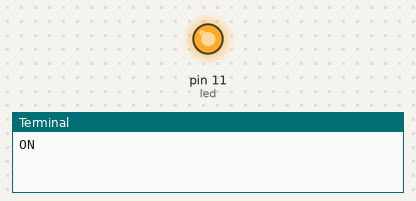
Simulated run of this program. Board: Raspberry Pi (header pin numbers). Shown: output pins drawn as LEDs (lit = HIGH), the last lines printed to the terminal. At 4.0 s the program stops and its outputs stay as they are.

Above: at 0.1 s.
At 4.1 s:
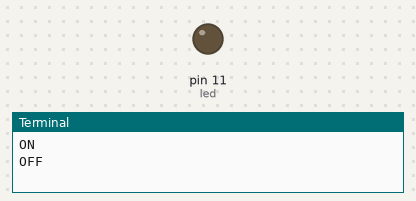
Timing chart, 0 to 5.5 s (numbered marks = the images above):
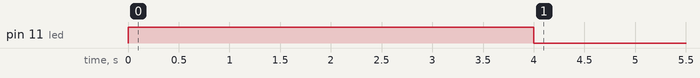

Measured:
- by itself, pin 11 (led): LOW → HIGH at 0.00 s, → LOW 4.0 s later

The program:

led_control.py
```python
import RPi.GPIO as GPIO
import time

pin = 11 # This is the number of the GPIO pin the led should be connected to (GPIO17)
GPIO.setmode(GPIO.BOARD) #This tells the pi to use the pin numbers instead of the names
GPIO.setup(pin, GPIO.OUT)

led = GPIO.PWM(pin,200) # PWM stands for Pulse Width Modulation
led.start(0) # Initializes the LED at 0% duty cycle (off)

def toggle_on():
    # Turns on the LED
    led.ChangeDutyCycle(100)
    print('ON')

def toggle_off():
    # Turns off the LED
    led.ChangeDutyCycle(0)
    print('OFF')

def dot():
    '''
    Write a function that creates a dot in morse code with the LED
    You can use the time.sleep() function to pause your code for a number of seconds
    or a fraction of seconds
    '''

def dash():
    '''
    Write a function that creates a dash in morse code with the LED
    Hint, is three times as long as a dot
    '''

def MLML():
    '''
    write a function that when called, will signal MLML in Morse Code using
    the dot and dash functions you made before.
    Reference the Morse Code handout to
    '''

if __name__ == "__main__":

    """ Use the space below to call the functions that you created above """

    # example code - toggle LED on for four seconds)
    toggle_on()
    time.sleep(4)
    toggle_off()

    # exit cleanly
    led.stop()
    GPIO.cleanup()
```
